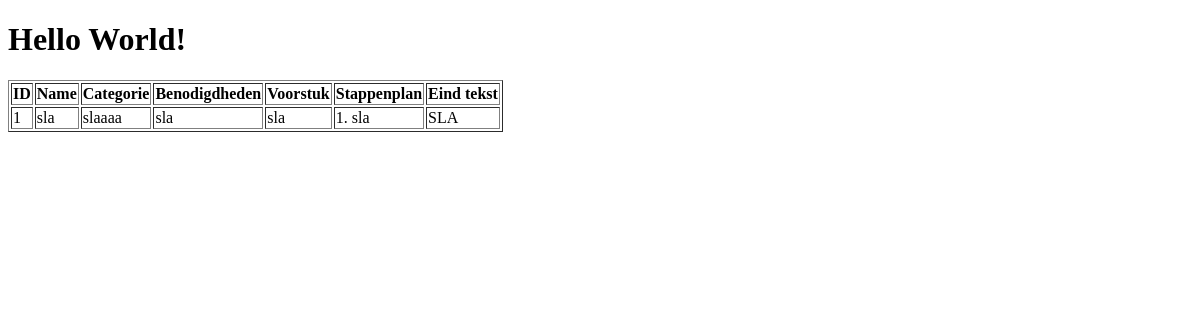
The page /dashboard/Read/index.php?ID=1 on the database as committed earlier.
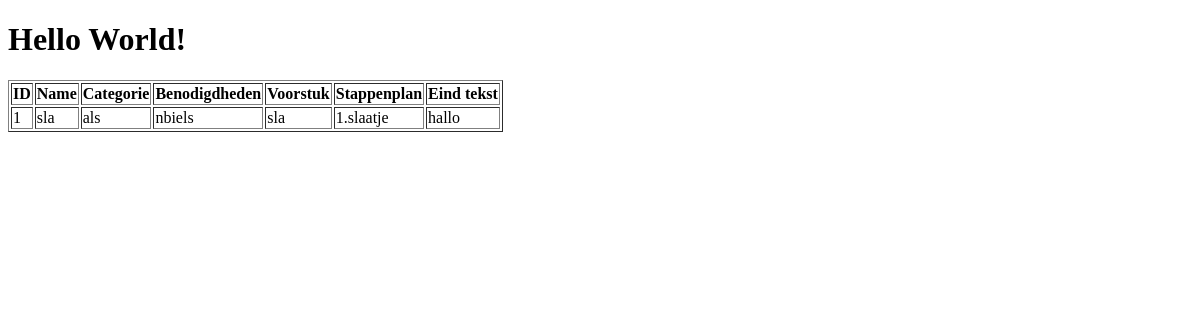
The same page on the database as committed later.
### tables this page shows
CREATE TABLE "CRUD"
(
    ID           integer not null
        constraint Primary_Key
            primary key autoincrement,
    Name         TEXT    not null,
    Categorie    TEXT    not null,
    Benodigheden TEXT    not null,
    Voorstuk     TEXT    not null,
    StappenPlan  TEXT    not null,
    EindTekst    TEXT    not null
);

### dashboard/Read/index.php (the view, shortened to what this page needs)
<?php
$db = new PDO('sqlite:../CRUD-DB.sqlite');
$ID=$_GET['ID'];
$db->setAttribute(PDO::ATTR_ERRMODE, PDO::ERRMODE_EXCEPTION);
$query = $db->QUERY('SELECT * FROM CRUD where ID = :ID');
$query->bindParam(':ID', $ID);
$query->execute();
$CRUD = $query->fetchAll(PDO::FETCH_ASSOC);
?>
<!doctype html>
<html lang="en">
<head>
</head>
<body>
        <h1>Hello World!</h1>
        <table border="1px">
            <tr>
                <th>ID</th>
                <th>Name</th>
                <th>Categorie</th>
                <th>Benodigdheden</th>
                <th>Voorstuk</th>
                <th>Stappenplan</th>
                <th>Eind tekst</th>
            </tr>
        <?php foreach ($CRUD as $row) {
            ?>
            <tr>
                <td><?= $row['ID']?></td>
                <td><?= $row['Name']?></td>
                <td><?= $row['Categorie']?></td>
                <td><?= $row['Benodigheden']?></td>
                <td><?= $row['Voorstuk']?></td>
                <td><?= $row['StappenPlan']?></td>
                <td><?= $row['EindTekst']?></td>
            </tr>
            <?php } ?>
        </table>
</body>
</html>

Rows that differ between the two databases and show on the page:
changed crud "sla": Categorie "slaaaa" → "als"; Benodigheden "sla" → "nbiels"; StappenPlan "1. sla" → "1.slaatje"; EindTekst "SLA" → "hallo"
